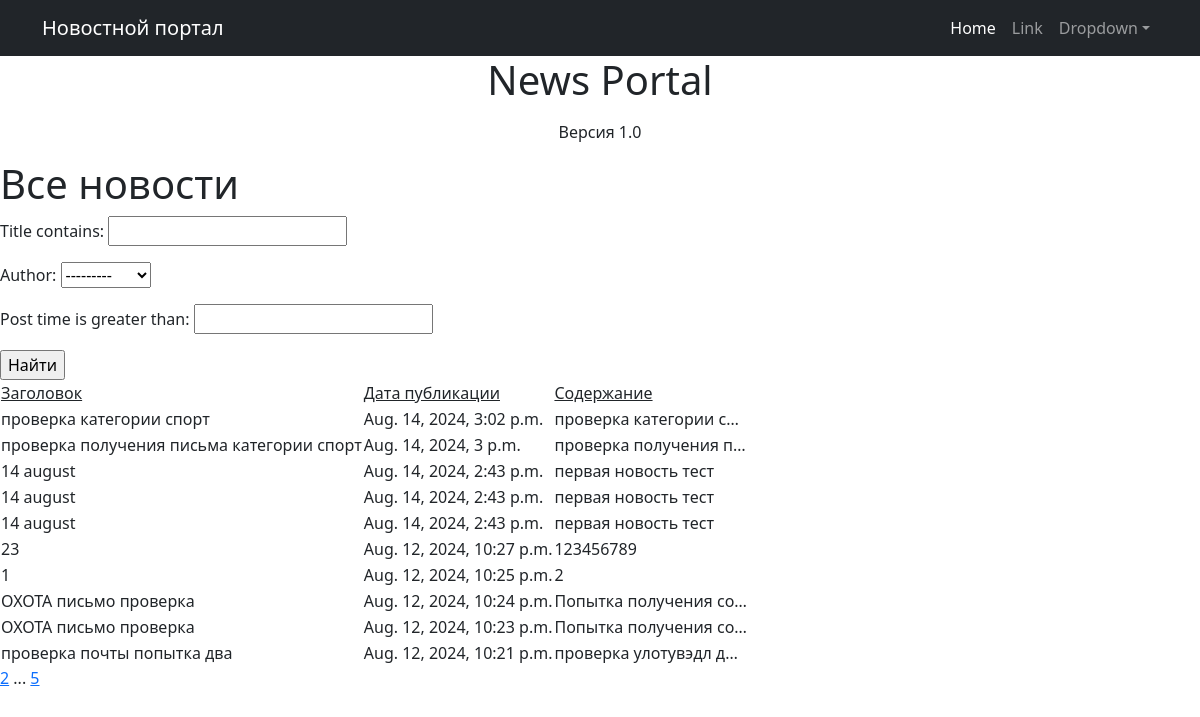
The app's page /news/search/ with its own data.
### news/models.py (models this page shows, shortened)
class Post(models.Model):
    news = 'NE'
    article = 'AR'
    POST_TYPES = [
        (news, 'Новости'),
        (article, 'Статья')
    ]
    author = models.ForeignKey(Author, on_delete=models.CASCADE, related_name='posts')
    post_type = models.CharField(max_length=2, choices=POST_TYPES, default=news)
    post_time = models.DateTimeField(auto_now_add=True)
    category = models.ManyToManyField(Category, through='PostCategory')
    title = models.CharField(max_length=255)
    text = models.TextField()
    rating = models.IntegerField(default=0)

### news/views.py (the view)
# urls.py: path('search/', NewsSearch.as_view(), name='search'),
class NewsSearch(ListView):
    model = Post
    ordering = '-post_time'
    template_name = 'search.html'
    context_object_name = 'posts'
    paginate_by = 10
    def get_queryset(self):
        queryset = super().get_queryset()
        self.filterset = PostFilter(self.request.GET, queryset=queryset)
        return self.filterset.qs
    def get_context_data(self, **kwargs):
        context = super().get_context_data(**kwargs)
        context['filterset'] = self.filterset
        return context

### news/models.py (called while the page is built)
    def __str__(self):
        return self.user.username

### news/templatetags/custom_filters.py (called while the page is built)
@register.filter()
def censor(value):
    for word in censor_list:
        value = value.replace(word[1:], '*' * len(word[1:]))
    return value

### news/templatetags/custom_tags.py (called while the page is built)
@register.simple_tag(takes_context=True)
def url_replace(context, **kwargs):
   d = context['request'].GET.copy()
   for k, v in kwargs.items():
       d[k] = v
   return d.urlencode()

### templates/search.html (shortened to what this page needs)
{% extends 'default.html'%}
{% load custom_filters %}
{% load custom_tags %}
{% block content %}
    <h1>Все новости</h1>
   <form action="" method="get">
       {{ filterset.form.as_p }}
       <input type="submit" value="Найти" />
   </form>
    <table>
        <tr>
            <td><u>Заголовок</u></td>
            <td><u>Дата публикации</u></td>
            <td><u>Содержание</u></td>
        </tr>
        {% for post in posts %}
        <tr>
            <td>{{ post.title }}</td>
            <td>{{ post.post_time }}</td>
            <td>{{ post.text|truncatechars:21|censor }}</td>
        </tr>
        {% endfor %}
    </table>
{% if page_obj.has_next %}
       <a href="?{% url_replace page=page_obj.next_page_number %}">{{ page_obj.next_page_number }}</a>
       {% if paginator.num_pages != page_obj.next_page_number %}
           ...
           <a href="?{% url_replace page=page_obj.paginator.num_pages %}">{{ page_obj.paginator.num_pages }}</a>
       {% endif %}
{% endif %}
{% endblock content%}

### records on screen
Post: title "проверка категории спорт", post_time "Aug. 14, 2024, 3:02 p.m.", text|censor "проверка категории с…"
Post: title "проверка получения письма категории спорт", post_time "Aug. 14, 2024, 3 p.m.", text|censor "проверка получения п…"
Post: title "14 august", post_time "Aug. 14, 2024, 2:43 p.m.", text|censor "первая новость тест"
Post: title "14 august", post_time "Aug. 14, 2024, 2:43 p.m.", text|censor "первая новость тест"
Post: title "14 august", post_time "Aug. 14, 2024, 2:43 p.m.", text|censor "первая новость тест"
Post: title "23", post_time "Aug. 12, 2024, 10:27 p.m.", text|censor "123456789"
Post: title "1", post_time "Aug. 12, 2024, 10:25 p.m.", text|censor "2"
Post: title "ОХОТА письмо проверка", post_time "Aug. 12, 2024, 10:24 p.m.", text|censor "Попытка получения со…"
Post: title "ОХОТА письмо проверка", post_time "Aug. 12, 2024, 10:23 p.m.", text|censor "Попытка получения со…"
Post: title "проверка почты попытка два", post_time "Aug. 12, 2024, 10:21 p.m.", text|censor "проверка улотувэдл д…"

### other values on screen
{{ page_obj.next_page_number }} "2"
{{ page_obj.paginator.num_pages }} "5"
